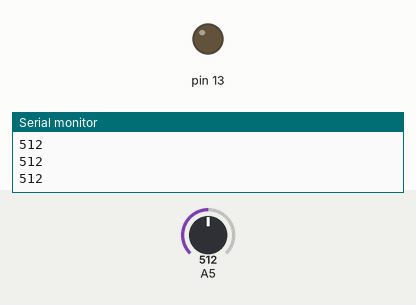
This sketch was run on a simulated Arduino Uno, built with avr-gcc and run on an emulated ATmega328P. On the bench: output pins drawn as LEDs (lit = HIGH), the last lines printed to the serial monitor. The test bench sets the inputs (shaded band); at power-on: A5 = 512.

Above: at 1.2 s.
1.3 s: A5 set to 792
2.8 s: A5 set to 810
At 3.5 s:
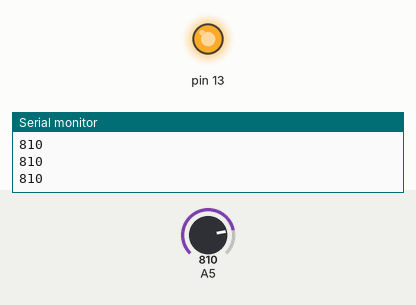
4.3 s: A5 set to 790
At 4.6 s:
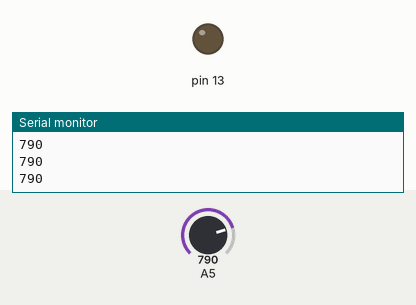
5.8 s: A5 set to 900
At 7.0 s:
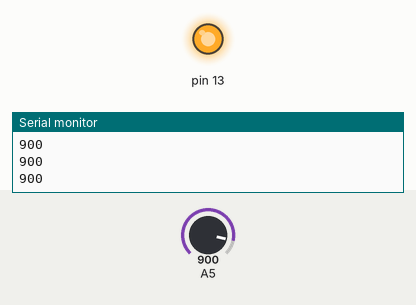
Timing chart, 0 to 8.3 s (numbered marks = the images above; inputs shaded):
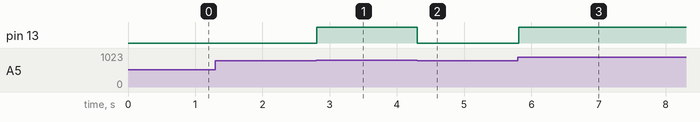

The sketch:

ActiveBuzzer.ino
```cpp
int val;
void setup() {
  // put your setup code here, to run once:
Serial.begin(9600);
pinMode(13, OUTPUT);
pinMode(A5, INPUT);
}

void loop() {
  // put your main code here, to run repeatedly:
//Serial.println("what is your input");
//while (Serial.available()==0){}

val = analogRead(A5);
Serial.println(val);
if (val > 800){
  digitalWrite(13, HIGH);
}
if (val < 800){
  digitalWrite(13,LOW);
}

}
```

Measured:
- the behaviour switches between 800 and 801 on A5 (found by bisection; images 0 and 1)
- after the input at 2.8 s, pin 13: LOW → HIGH at once
- after the input at 4.3 s, pin 13: HIGH → LOW at once
- after the input at 5.8 s, pin 13: LOW → HIGH at once
